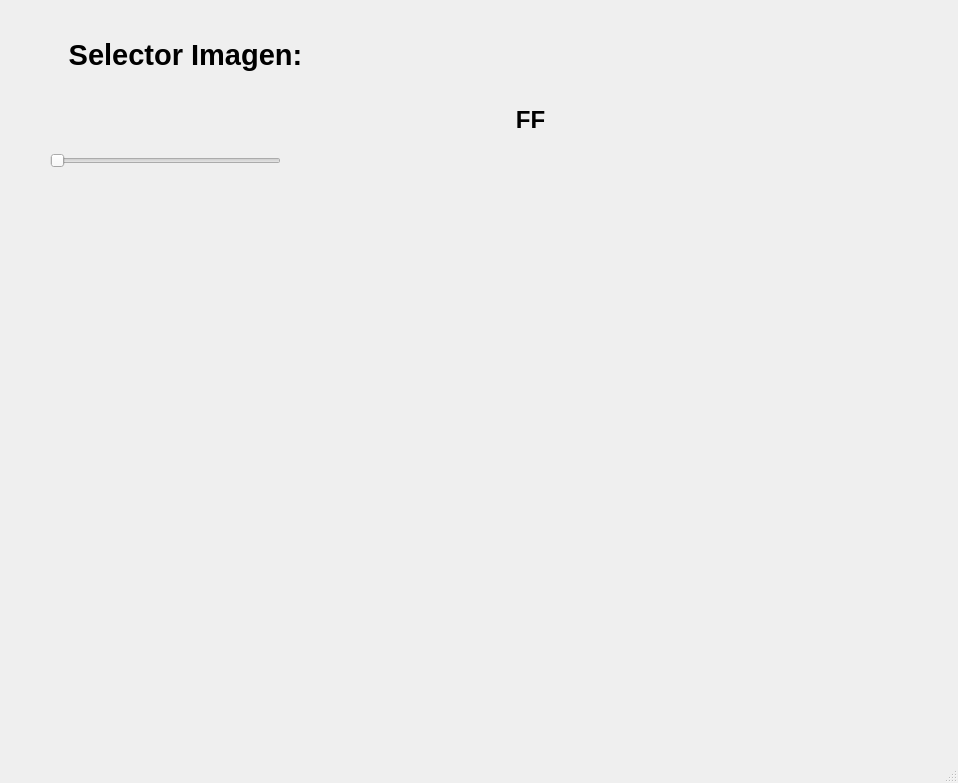
<?xml version="1.0" encoding="UTF-8"?>
<ui version="4.0">
 <class>MainWindow</class>
 <widget class="QMainWindow" name="MainWindow">
  <property name="geometry">
   <rect>
    <x>0</x>
    <y>0</y>
    <width>958</width>
    <height>783</height>
   </rect>
  </property>
  <property name="windowTitle">
   <string>MainWindow</string>
  </property>
  <widget class="QWidget" name="centralwidget">
   <widget class="QLabel" name="label">
    <property name="geometry">
     <rect>
      <x>30</x>
      <y>20</y>
      <width>111</width>
      <height>16</height>
     </rect>
    </property>
    <property name="text">
     <string/>
    </property>
   </widget>
   <widget class="QLabel" name="label_2">
    <property name="geometry">
     <rect>
      <x>570</x>
      <y>490</y>
      <width>381</width>
      <height>251</height>
     </rect>
    </property>
    <property name="text">
     <string/>
    </property>
    <property name="pixmap">
     <pixmap resource="recursos.qrc">:/prefijoNuevo/Capturadepantalla2023-01-06.png</pixmap>
    </property>
    <property name="scaledContents">
     <bool>true</bool>
    </property>
   </widget>
   <widget class="QSlider" name="slider_img">
    <property name="geometry">
     <rect>
      <x>50</x>
      <y>120</y>
      <width>231</width>
      <height>81</height>
     </rect>
    </property>
    <property name="orientation">
     <enum>Qt::Horizontal</enum>
    </property>
   </widget>
   <widget class="QLabel" name="txt_valorA">
    <property name="geometry">
     <rect>
      <x>380</x>
      <y>70</y>
      <width>301</width>
      <height>101</height>
     </rect>
    </property>
    <property name="font">
     <font>
      <pointsize>36</pointsize>
      <weight>75</weight>
      <bold>true</bold>
     </font>
    </property>
    <property name="text">
     <string>&lt;html&gt;&lt;head/&gt;&lt;body&gt;&lt;p align=&quot;center&quot;&gt;&lt;span style=&quot; font-size:18pt;&quot;&gt;FF&lt;/span&gt;&lt;/p&gt;&lt;/body&gt;&lt;/html&gt;</string>
    </property>
   </widget>
   <widget class="QLabel" name="txt_resultado_3">
    <property name="geometry">
     <rect>
      <x>40</x>
      <y>10</y>
      <width>291</width>
      <height>91</height>
     </rect>
    </property>
    <property name="font">
     <font>
      <pointsize>36</pointsize>
      <weight>75</weight>
      <bold>true</bold>
     </font>
    </property>
    <property name="text">
     <string>&lt;html&gt;&lt;head/&gt;&lt;body&gt;&lt;p align=&quot;center&quot;&gt;&lt;span style=&quot; font-size:22pt;&quot;&gt;Selector Imagen:&lt;/span&gt;&lt;/p&gt;&lt;/body&gt;&lt;/html&gt;</string>
    </property>
   </widget>
   <widget class="QLabel" name="img">
    <property name="geometry">
     <rect>
      <x>10</x>
      <y>220</y>
      <width>511</width>
      <height>341</height>
     </rect>
    </property>
    <property name="text">
     <string/>
    </property>
    <property name="pixmap">
     <pixmap resource="recursos.qrc">:/prefijoNuevo/Capturadepantalla(13).png</pixmap>
    </property>
    <property name="scaledContents">
     <bool>true</bool>
    </property>
   </widget>
  </widget>
  <widget class="QMenuBar" name="menubar">
   <property name="geometry">
    <rect>
     <x>0</x>
     <y>0</y>
     <width>958</width>
     <height>21</height>
    </rect>
   </property>
  </widget>
  <widget class="QStatusBar" name="statusbar"/>
 </widget>
 <resources>
  <include location="recursos.qrc"/>
 </resources>
 <connections/>
</ui>
